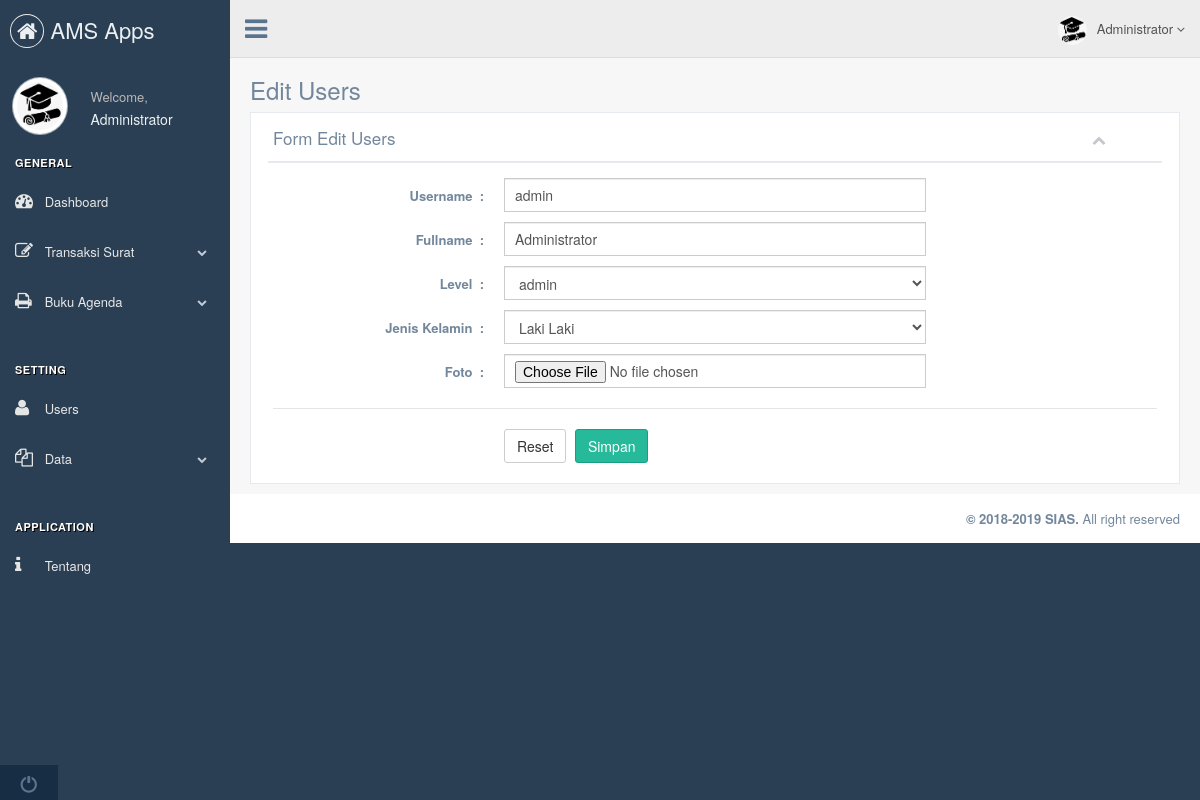
/index.php?page=edit_users&id=5 (signed in), run on the app's committed database.
### tables this page shows
CREATE TABLE `user` (
  `id` int(5) NOT NULL,
  `username` varchar(50) NOT NULL,
  `password` varchar(50) NOT NULL,
  `fullname` varchar(30) NOT NULL,
  `level` enum('admin','user') NOT NULL,
  `jenis_kelamin` varchar(20) NOT NULL,
  `foto` varchar(500) NOT NULL
);

### edit_users.php (the view, shortened to what this page needs)
<div class="">
	<div class="page-title">
		<div class="title_left">
			<h3>Edit Users</h3>
		</div>
	</div>
	<div class="clearfix"></div>
	<div class="row">
		<div class="col-md-12 col-sm-12 col-xs-12">
			<div class="x_panel">
				<div class="x_title">
					<h2>Form Edit Users</h2>
					<ul class="nav navbar-right panel_toolbox">
						<li><a class="collapse-link"><i class="fa fa-chevron-up"></i></a></li>
					</ul>
					<div class="clearfix"></div>
				</div>
				<div class="x_content">
					<?php
						$query	= "SELECT * FROM user WHERE id='$_GET[id]'";
						$sql 	= mysqli_query($connect, $query);
						while ($data = mysqli_fetch_array($sql)) {
					?>
					<form class="form-horizontal form-label-left" method="post" enctype="multipart/form-data">
						<div class="item form-group">
							<label class="control-label col-md-3 col-sm-3 col-xs-12">Username<span class="required">&nbsp; :</span></label>
							<div class="col-md-6 col-sm-6 col-xs-12">
								<input type="text" name="username" class="form-control col-md-7 col-xs-12" required="required" value="<?php echo $data['username'] ?>">
							</div>
						</div>
						<div class="item form-group">
							<label class="control-label col-md-3 col-sm-3 col-xs-12">Fullname<span class="required">&nbsp; :</span></label>
							<div class="col-md-6 col-sm-6 col-xs-12">
								<input type="text" name="fullname" class="form-control col-md-7 col-xs-12" required="required" value="<?php echo $data['fullname'] ?>">
							</div>
						</div>
						<div class="item form-group">
							<label class="control-label col-md-3 col-sm-3 col-xs-12">Level<span class="required">&nbsp; :</span></label>
							<div class="col-md-6 col-sm-6 col-xs-12">
								<select class="form-control col-md-7 col-xs-12" name="level" required="required">
									<option><?php echo $data['level'] ?></option>
								</select>
							</div>
						</div>
						<div class="item form-group">
							<label class="control-label col-md-3 col-sm-3 col-xs-12">Jenis Kelamin<span class="required">&nbsp; :</span></label>
							<div class="col-md-6 col-sm-6 col-xs-12">
								<select class="form-control col-md-7 col-xs-12" name="jenis_kelamin" required="required">
									<option><?php echo $data['jenis_kelamin'] ?></option>
						        </select>
							</div>
						</div>
						<div class="item form-group">
							<label class="control-label col-md-3 col-sm-3 col-xs-12">Foto<span class="required">&nbsp; :</span></label>
							<div class="col-md-6 col-sm-6 col-xs-12">
								<input type="file" name="foto" class="form-control col-md-7 col-xs-12">
							</div>
						</div>
						<div class="ln_solid"></div>
						<div class="form-group">
							<div class="col-md-6 col-md-offset-3">
								<button type="reset" class="btn btn-default">Reset</button>
								<input type="submit" class="btn btn-success" name="edit" value="Simpan">
							</div>
						</div>
					</form>
					<?php
						}
					?>
				</div>
			</div>
		</div>
	</div>
</div>

### data on the page
user: username "admin", fullname "Administrator", level "admin", jenis_kelamin "Laki Laki"

### other printed values
$_SESSION['fullname'] "Administrator"
